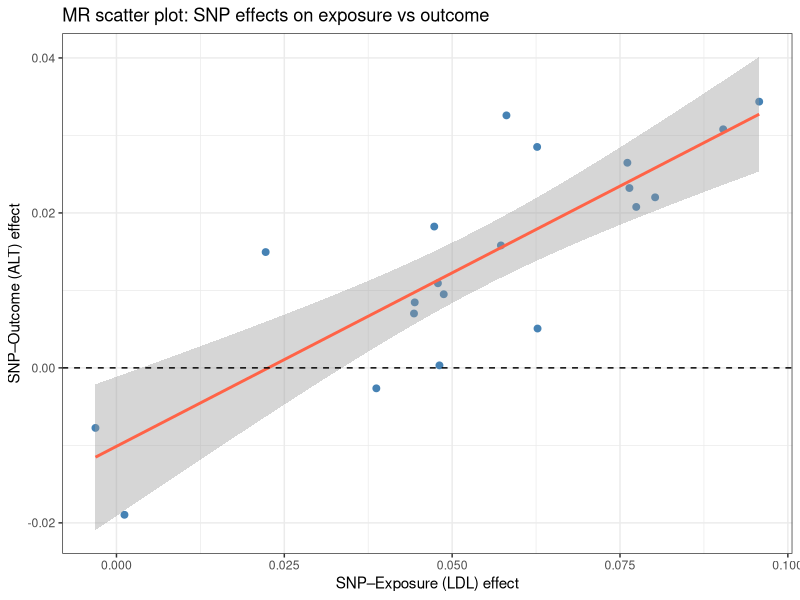

Source code (R):
## ---- chunk 1
#| include: false
#| eval: true
library(tidyverse)
library(broom)
## ---- chunk 2
set.seed(2024)
n <- 5000

# Simulate genetic score (standardised polygenic score for LDL)
G <- rbinom(n, 2, 0.3)          # 0/1/2 copies of effect allele

# Simulate confounder (BMI) — NOT associated with G (by Mendel's laws)
BMI <- rnorm(n, 25, 4)

# LDL causally affected by G and BMI
LDL <- 0.8 * G + 0.4 * BMI + rnorm(n, 0, 1.5)

# ALT: true causal effect of LDL = 0.3; also affected by BMI (confounder)
ALT <- 0.3 * LDL + 0.5 * BMI + rnorm(n, 0, 2)

sim <- tibble(G, BMI, LDL, ALT)
## ---- chunk 3
# OLS is biased because BMI confounds LDL-ALT association
fit_ols <- lm(ALT ~ LDL, data = sim)
tidy(fit_ols, conf.int = TRUE) |> filter(term == "LDL")
## ---- chunk 4
# First stage: SNP → LDL (relevance check)
fit_z_x <- lm(LDL ~ G, data = sim)
beta_zx  <- coef(fit_z_x)["G"]
se_zx    <- summary(fit_z_x)$coefficients["G", "Std. Error"]
f_stat   <- (beta_zx / se_zx)^2
cat("First-stage F-statistic:", round(f_stat, 1), "\n")

# Reduced form: SNP → ALT
fit_z_y <- lm(ALT ~ G, data = sim)
beta_zy  <- coef(fit_z_y)["G"]
se_zy    <- summary(fit_z_y)$coefficients["G", "Std. Error"]

# Wald ratio
beta_mr <- beta_zy / beta_zx
se_mr   <- se_zy / abs(beta_zx)     # delta method (approximate)

cat("Wald ratio MR estimate:", round(beta_mr, 3),
    "| SE:", round(se_mr, 3),
    "| 95% CI: (", round(beta_mr - 1.96 * se_mr, 3), ",",
    round(beta_mr + 1.96 * se_mr, 3), ")\n")
cat("True causal effect: 0.3\n")
## ---- chunk 5
library(AER)   # ivreg()
fit_iv <- ivreg(ALT ~ LDL | G, data = sim)
tidy(fit_iv, conf.int = TRUE) |> filter(term == "LDL")
## ---- chunk 6
# Simulated scatter plot: SNP effects on exposure vs outcome
set.seed(42)
n_snps  <- 20
beta_x  <- rnorm(n_snps, 0.05, 0.02)        # SNP-LDL effects
beta_y  <- 0.3 * beta_x + rnorm(n_snps, 0, 0.008)  # SNP-outcome (no pleiotropy)

tibble(beta_x, beta_y) |>
  ggplot(aes(x = beta_x, y = beta_y)) +
  geom_point(size = 2, color = "steelblue") +
  geom_smooth(method = "lm", se = TRUE, color = "tomato") +
  geom_hline(yintercept = 0, linetype = "dashed") +
  labs(title = "MR scatter plot: SNP effects on exposure vs outcome",
       x = "SNP–Exposure (LDL) effect",
       y = "SNP–Outcome (ALT) effect") +
  theme_bw()
## ---- chunk 7
fit1 <- lm(LDL ~ G, data = sim)
f    <- summary(fit1)$fstatistic["value"]
cat("F-statistic:", round(f, 1), "— strong if > 10\n")

# Weak instrument
G_weak  <- rbinom(nrow(sim), 2, 0.05)
LDL_alt <- 0.1 * G_weak + 0.4 * sim$BMI + rnorm(nrow(sim), 0, 1.5)
fit_weak <- lm(LDL_alt ~ G_weak)
cat("Weak instrument F:", round(summary(fit_weak)$fstatistic["value"], 1), "\n")
## ---- chunk 8
ALT_p <- 0.3 * sim$LDL + 0.5 * sim$BMI + 0.4 * sim$G + rnorm(nrow(sim), 0, 2)

# SNP-outcome (includes direct path)
beta_zy_p <- coef(lm(ALT_p ~ sim$G))["sim$G"]
wald_p    <- beta_zy_p / beta_zx

cat("True causal effect: 0.3\n")
cat("Wald ratio with pleiotropy:", round(wald_p, 3), "\n")
# Biased upward because SNP -> ALT directly inflates beta_zy
